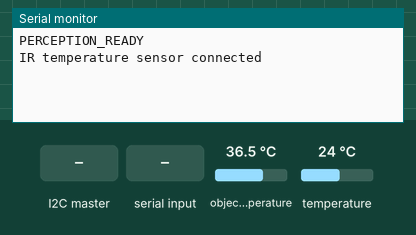
The sketch below on a simulated Arduino Uno, built with avr-gcc and run on an emulated ATmega328P. Parts: the last lines printed to the serial monitor. The inputs (shaded band) are chosen by the test bench; at power-on: object temperature 36.5 °C, temperature 24 °C.

Above: at 1.2 s.
1.3 s: the I2C master sends the byte 1
At 2.5 s:
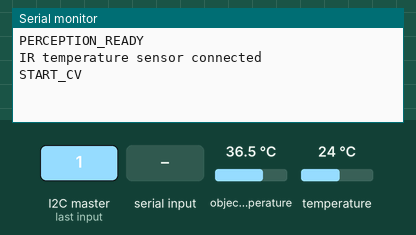
2.8 s: "FIRE,90\n" received over Serial
At 4.0 s:
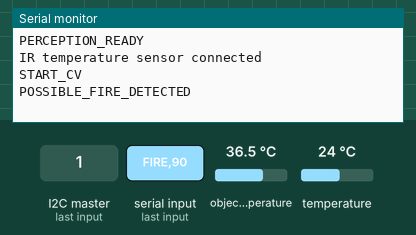
4.3 s: the I2C master sends the byte 2
At 5.7 s:
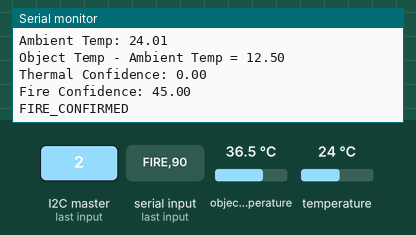

The sketch:

A2-Perception.ino
```cpp
/*
=================================================================
INDUSTRIAL AUTOMATED FIREWATCH (IAF)
ICTE4005 Robotics Project - Group 5
Curtin University, 2026

Team:
Saf Flatters, Annie (Annabelle) Lewkowski, Devlin MacGlip

MODULE:
Arduino 2 (A2) - Perception

PURPOSE:
A2 manages the perception system for the IAF.
- Communicates with A1 (Mission Control) via I2C
- Receives fire detection information from Python CV via USB Serial
- Reads the MLX90614 IR temperature sensor
- Performs CV + thermal sensor fusion to verify possible fires
- Sends target coordinates and fire status to A1

WIRING:

I2C Communication:
SDA (A4) -> A1 SDA
SCL (A5) -> A1 SCL
GND      -> Common GND between all Arduino boards

MLX90614 IR Temperature Sensor:
SDA -> A4
SCL -> A5
VCC -> 5V
GND -> GND

Computer Vision:
A2 -> Laptop via USB
Serial baud rate -> 115200
Python script -> CV-fire_detection.py


SYSTEM SEQUENCE:

SEQ 01 - System startup / STANDBY
SEQ 02 - Operator starts HOT WORK
SEQ 03 - Monitor for fire
SEQ 04 - Possible fire detected
SEQ 05 - Aim robot at target
SEQ 06 - Verify fire with CV + thermal
SEQ 07A - Fire NOT confirmed
SEQ 07B - Fire CONFIRMED
SEQ 08 - Suppress fire
SEQ 09 - Stop suppression and recheck
SEQ 10 - Return robot to PARKED
SEQ 11 - Resume HOT WORK monitoring

=================================================================
*/

// TEST MODE
// Allows A2 to be tested without A1 connected.
const bool TEST_MODE = false;

// LIBRARIES
#include <Wire.h>
#include <Adafruit_MLX90614.h>

// A2 I2C ADDRESS
const byte A2_ADDRESS = 8; // I2C address for Arduino 2

// FIRE DETECTION THRESHOLDS
const float CV_TRIGGER_THRESHOLD = 0.70; // CV confidence required before investigating target
const float TEMP_DIFFERENCE_THRESHOLD = 20.0; // in degC. How hot is potential fire

// STATUS SENT TO A1
const byte STATUS_NO_FIRE = 0;          // A2 has not detected a fire
const byte STATUS_POSSIBLE_FIRE = 1;    // CV has detected a possible fire
const byte STATUS_FIRE_CONFIRMED = 2;   // CV + thermal sensing have confirmed fire
const byte STATUS_VERIFYING = 3;        // A2 is currently verifying the target
const byte STATUS_STANDBY = 4;          // A2 is in standby mode

// COMPUTER VISION DATA
// Received from CV-fire_detection.py
float cvConfidence = 0.0; // confidence reported by CV-fire_detection.py
int centreX = 0; // x-coord of centre of fire bounding box reported by CV-fire_detection.py
int centreY = 0; // y-coord of centre of fire bounding box reported by CV-fire_detection.py
long firePixels = 0; // area of fire bounding box (proxy for how large fire is) reported by CV-fire_detection.py
bool cvFireDetected = false; // saves whether CV-fire_detection.py currently detects fire

// THERMAL SENSOR DATA
Adafruit_MLX90614 mlx = Adafruit_MLX90614(); // create MLX90614 infrared temperature sensor object
bool thermalSensorOK = false; // stores whether infrared temperature sensor connected successfully
float ambientTemp = 0.0; // temperature of the surrounding environment measured by IR sensor
float objectTemp = 0.0; // temperature of object in front of IR sensor
float tempDifference = 0.0; // difference between object temperature and ambient temperature

// PERCEPTION STATES
enum PerceptionState {
  STANDBY,        // SEQ 01 - System startup / STANDBY
  MONITORING,     // SEQ 03 - Monitor for fire
  POSSIBLE_FIRE,  // SEQ 04 - Possible fire detected
  VERIFYING,      // SEQ 06 - Verify fire with CV + thermal
  FIRE_CONFIRMED  // SEQ 07B - Fire CONFIRMED
};

PerceptionState state = STANDBY;

// SENSOR FUSION
float thermalConfidence = 0.0;
float fireConfidence = 0.0;

// COMMANDS RECEIVED FROM A1
volatile byte commandFromA1 = 0; // Command most recently received from Arduino 1
const byte CMD_HOT_WORK = 1; // HOT_WORK
const byte CMD_VERIFY_TARGET = 2; // VERIFY_TARGET
const byte CMD_STANDBY = 3; // STAND_BY


// SETUP
// SEQ 01 - SYSTEM STARTUP / STANDBY
// Runs once when A2 is powered on or reset.
void setup() {

  // Start USB Serial communication with Python CV (and Webcam)
  Serial.begin(115200); // must be same baud rate as CV-fire_detection.py
  Serial.println("PERCEPTION_READY"); // tell CV-fire_detection.py arduino is here

  // Start A2 with I2C comms (with A1)
  Wire.begin(A2_ADDRESS);
  Wire.onReceive(receiveFromA1);
  Wire.onRequest(sendToA1);

  // Start MLX90614 thermal sensor
  if (!mlx.begin()) {  // exception handling for infrared temp sensor
    Serial.println("WARNING: MLX90614 sensor not found - continuing without thermal");  // exception for when cant find IR temp sensor
      thermalSensorOK = false;
    }
    else {
        thermalSensorOK = true;
        Serial.println("IR temperature sensor connected");
  }
}

// MAIN LOOP
// Runs continuously and manages A1 commands, CV data and fire detection.
void loop() {
  // 1. Process command received from A1
  processA1Command();

  // 2. Read incoming Computer Vision data
  if (Serial.available() > 0) {
    String message = Serial.readStringUntil('\n'); // read everything up to newline.
    // Example of message: FIRE,0.91,360,250,24000 (FIRE | Confidence: 0.91 | Pixels: 24000 | Centre: (360, 250))
    message.trim();

    // TEST MODE - fake commands normally sent by Arduino 1
    if (TEST_MODE && message == "HOT_WORK") {commandFromA1 = CMD_HOT_WORK;}
    else if (TEST_MODE && message == "VERIFY_TARGET") {commandFromA1 = CMD_VERIFY_TARGET;}
    else if (TEST_MODE && message == "STANDBY") {commandFromA1 = CMD_STANDBY;}
    // Otherwise it is a message from Python CV
    else {
      readCVMessage(message); // send message to parsing function
    }
  }


// SEQ 03 - MONITOR FOR FIRE
  // Check whether CV has detected a fire above the trigger threshold.
  if (state == MONITORING) {

// SEQ 04 - POSSIBLE FIRE DETECTED
    if (cvFireDetected && cvConfidence >= CV_TRIGGER_THRESHOLD) {
      state = POSSIBLE_FIRE; // this sends coordinates to A1 to get A3 to move robot to centre over fire
      Serial.println("POSSIBLE_FIRE_DETECTED");
    }
  }

// SEQ 06 - VERIFY FIRE WITH CV + THERMAL
  // A1 enters this state after A3 has aimed at the possible fire.
  if (state == VERIFYING) {
    verifyTarget();
  }
}

// COMMANDS FROM A1
// Processes the most recent command received from Mission Control.
void processA1Command() {
  byte command;
  // Safely copy command received by I2C interrupt
  noInterrupts();
  command = commandFromA1;
  commandFromA1 = 0;
  interrupts();

// SEQ 02 + 03 - START HOT WORK / MONITOR FOR FIRE
    if (command == CMD_HOT_WORK) {
    state = MONITORING;
    cvFireDetected = false;
    cvConfidence = 0.0;

    Serial.println("START_CV");  // Tell Python to start CV monitoring
  }

// SEQ 06 - VERIFY FIRE
  // A3 has finished aiming at the possible fire target.
    else if (command == CMD_VERIFY_TARGET) {
    state = VERIFYING;

    // Tell Python we need a fresh CV result
    Serial.println("VERIFY_CV");
  }

// SEQ 01 / 10 - STANDBY
  // Stop CV when the system is inactive or A3 is returning to park.
  else if (command == CMD_STANDBY) {
    state = STANDBY;
    cvFireDetected = false;
    cvConfidence = 0.0;
    Serial.println("STOP_CV");
  }
}


// RECEIVE COMMAND FROM A1
// Called automatically when A1 sends data to A2 over I2C.
void receiveFromA1(int numberOfBytes) { // to receive from A1
  if (Wire.available()) {
    commandFromA1 = Wire.read();
  }
}


// SEND DATA TO A1
// Called when A1 requests A2's current status over I2C.
void sendToA1() {
// SEQ 04 - POSSIBLE FIRE DETECTED
  // Send target coordinates and CV confidence to A1.
  if (state == POSSIBLE_FIRE) {
    Wire.write(STATUS_POSSIBLE_FIRE);
    Wire.write((byte*)&centreX, sizeof(centreX));
    Wire.write((byte*)&centreY, sizeof(centreY));
    Wire.write((byte*)&cvConfidence, sizeof(cvConfidence));
  }
// SEQ 07B - FIRE CONFIRMED
  // Send final sensor-fusion fire confidence to A1.
  else if (state == FIRE_CONFIRMED) {
    Wire.write(STATUS_FIRE_CONFIRMED);
    Wire.write((byte*)&fireConfidence, sizeof(fireConfidence));
  }
// SEQ 06 - VERIFYING
  // Tell A1 that A2 is still verifying the target.
  else if (state == VERIFYING) {
    Wire.write(STATUS_VERIFYING);
  }
// SEQ 03 - MONITORING
  // No possible fire currently detected.
  else if (state == MONITORING) {
    Wire.write(STATUS_NO_FIRE);
  }
// SEQ 01 / 10 - STANDBY
  else {
    Wire.write(STATUS_STANDBY);
  }
}


// READ COMPUTER VISION MESSAGE
// Parses fire detection data received from CV-fire_detection.py.
void readCVMessage(String message) {
  // No fire currently detected by CV
  if (message == "NO_FIRE") {
    cvFireDetected = false;
    cvConfidence = 0.0;
    return;
  }

  // Fire detected by CV
  // Expected format: FIRE,0.91,360,250,24000
  if (message.startsWith("FIRE,")) {
    cvFireDetected = true;
    //split message by commas
    int comma1 = message.indexOf(',');
    int comma2 = message.indexOf(',', comma1 + 1);
    int comma3 = message.indexOf(',', comma2 + 1);
    int comma4 = message.indexOf(',', comma3 + 1);

    // CV confidence
    cvConfidence =
      message.substring(comma1 + 1,comma2
      ).toFloat();

    // X coordinate
    centreX =
      message.substring(
        comma2 + 1,
        comma3
      ).toInt();

    // Y coordinate
    centreY =
      message.substring(
        comma3 + 1,
        comma4
      ).toInt();

    // Bounding box size
    firePixels =
      message.substring(
        comma4 + 1
      ).toInt();
  }
}


// THERMAL VERIFICATION + SENSOR FUSION
// SEQ 06 - Verify fire with CV + thermal
// Combines fresh CV confidence with thermal sensor data
// to determine whether the possible fire is genuine.
void verifyTarget() {
  // Serial.println("DEBUG 1: Entered verifyTarget()");
  if (!thermalSensorOK) {    // Cannot perform sensor fusion without IR sensor
    fireConfidence = 0.0;   // if IR is 0
    state = MONITORING;
    cvFireDetected = false;
    cvConfidence = 0.0;
    Serial.println("FIRE_NOT_CONFIRMED");
    return;
  }

  // Read ambient and target temperatures
  ambientTemp = mlx.readAmbientTempC();  // temperature of the MLX90614 sensor chip itself
  objectTemp = mlx.readObjectTempC(); // the temperature of the surface/object it is pointing at
  tempDifference = objectTemp - ambientTemp; // how hot the possible fire is
  Serial.print("THERMAL | Ambient: ");
  Serial.print(ambientTemp);
  Serial.print(" C | Object: ");
  Serial.print(objectTemp);
  Serial.println(" C");

  // Convert thermal result into a simple confidence value
  if (tempDifference >= TEMP_DIFFERENCE_THRESHOLD) { // if > threshold deg C then 100% chance of fire
    thermalConfidence = 1.0;
  }
  else {
    thermalConfidence = 0.0;
  }

  // TEMPORARY sensor fusion-  Equal weighting: 50% CV  50% thermal
  fireConfidence = (cvConfidence * 0.5) + (thermalConfidence * 0.5);

  // Debugging
  Serial.print("CV Confidence: ");
  Serial.println(cvConfidence);
  Serial.print("Object Temp: ");
  Serial.println(objectTemp);
  Serial.print("Ambient Temp: ");
  Serial.println(ambientTemp);
  Serial.print("Object Temp - Ambient Temp = ");
  Serial.println(tempDifference);
  Serial.print("Thermal Confidence: ");
  Serial.println(thermalConfidence);
  Serial.print("Fire Confidence: ");
  Serial.println(fireConfidence);


// SEQ 07B - FIRE CONFIRMED
  if (fireConfidence >= 0.70) {
    state = FIRE_CONFIRMED;
    Serial.println("FIRE_CONFIRMED");
  }
// SEQ 07A - FIRE NOT CONFIRMED
  else {
    state = MONITORING;
    cvFireDetected = false;
    cvConfidence = 0.0;
    Serial.println("FIRE_NOT_CONFIRMED");
    delay(1000); // Prevent CV detecting the same target before A1 polls the result
  }
}
```

Measured:
- after the input at 1.3 s, the serial monitor: prints a new line at once (image 1)
- after the input at 2.8 s, the serial monitor: prints a new line at once (image 2)
- after the input at 4.3 s, the serial monitor: prints a new line at once (image 3)
